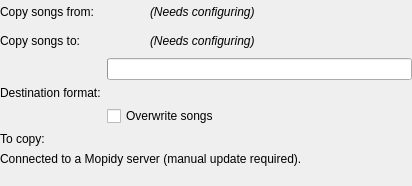
<?xml version="1.0" encoding="UTF-8"?>
<ui version="4.0">
 <class>ActionDialog</class>
 <widget class="QWidget" name="ActionDialog">
  <property name="geometry">
   <rect>
    <x>0</x>
    <y>0</y>
    <width>412</width>
    <height>186</height>
   </rect>
  </property>
  <layout class="QVBoxLayout" name="verticalLayout">
   <property name="leftMargin">
    <number>0</number>
   </property>
   <property name="topMargin">
    <number>0</number>
   </property>
   <property name="rightMargin">
    <number>0</number>
   </property>
   <property name="bottomMargin">
    <number>0</number>
   </property>
   <item>
    <widget class="QStackedWidget" name="stack">
     <property name="currentIndex">
      <number>0</number>
     </property>
     <widget class="QWidget" name="page">
      <layout class="QFormLayout" name="formLayout">
       <property name="fieldGrowthPolicy">
        <enum>QFormLayout::AllNonFixedFieldsGrow</enum>
       </property>
       <property name="leftMargin">
        <number>0</number>
       </property>
       <property name="topMargin">
        <number>0</number>
       </property>
       <property name="rightMargin">
        <number>0</number>
       </property>
       <property name="bottomMargin">
        <number>0</number>
       </property>
       <item row="0" column="0">
        <widget class="QLabel" name="label">
         <property name="text">
          <string>Copy songs from:</string>
         </property>
        </widget>
       </item>
       <item row="0" column="1">
        <layout class="QHBoxLayout" name="horizontalLayout_4">
         <item>
          <widget class="QLabel" name="sourceLabel">
           <property name="text">
            <string/>
           </property>
          </widget>
         </item>
         <item>
          <widget class="QToolButton" name="configureSourceButton">
           <property name="toolTip">
            <string>Configure</string>
           </property>
           <property name="autoRaise">
            <bool>true</bool>
           </property>
          </widget>
         </item>
         <item>
          <widget class="QLabel" name="configureSourceLabel">
           <property name="font">
            <font>
             <italic>true</italic>
            </font>
           </property>
           <property name="text">
            <string>(Needs configuring)</string>
           </property>
          </widget>
         </item>
         <item>
          <spacer name="horizontalSpacer_2">
           <property name="orientation">
            <enum>Qt::Horizontal</enum>
           </property>
           <property name="sizeHint" stdset="0">
            <size>
             <width>40</width>
             <height>20</height>
            </size>
           </property>
          </spacer>
         </item>
        </layout>
       </item>
       <item row="1" column="0">
        <widget class="QLabel" name="label_3">
         <property name="text">
          <string>Copy songs to:</string>
         </property>
        </widget>
       </item>
       <item row="1" column="1">
        <layout class="QHBoxLayout" name="horizontalLayout">
         <item>
          <widget class="QLabel" name="destinationLabel">
           <property name="text">
            <string/>
           </property>
          </widget>
         </item>
         <item>
          <widget class="QToolButton" name="configureDestButton">
           <property name="toolTip">
            <string>Configure</string>
           </property>
           <property name="autoRaise">
            <bool>true</bool>
           </property>
          </widget>
         </item>
         <item>
          <widget class="QLabel" name="configureDestLabel">
           <property name="font">
            <font>
             <italic>true</italic>
            </font>
           </property>
           <property name="text">
            <string>(Needs configuring)</string>
           </property>
          </widget>
         </item>
         <item>
          <spacer name="horizontalSpacer">
           <property name="orientation">
            <enum>Qt::Horizontal</enum>
           </property>
           <property name="sizeHint" stdset="0">
            <size>
             <width>40</width>
             <height>20</height>
            </size>
           </property>
          </spacer>
         </item>
        </layout>
       </item>
       <item row="2" column="1">
        <widget class="CapacityBar" name="capacity">
         <property name="sizePolicy">
          <sizepolicy hsizetype="MinimumExpanding" vsizetype="Fixed">
           <horstretch>0</horstretch>
           <verstretch>0</verstretch>
          </sizepolicy>
         </property>
        </widget>
       </item>
       <item row="3" column="0">
        <widget class="QLabel" name="codecLabel">
         <property name="text">
          <string>Destination format:</string>
         </property>
        </widget>
       </item>
       <item row="3" column="1">
        <widget class="QLabel" name="codec">
         <property name="text">
          <string/>
         </property>
        </widget>
       </item>
       <item row="4" column="1">
        <widget class="QCheckBox" name="overwrite">
         <property name="text">
          <string>Overwrite songs</string>
         </property>
        </widget>
       </item>
       <item row="5" column="0">
        <widget class="QLabel" name="songCountLabel">
         <property name="text">
          <string>To copy:</string>
         </property>
        </widget>
       </item>
       <item row="5" column="1">
        <widget class="UrlLabel" name="songCount">
         <property name="sizePolicy">
          <sizepolicy hsizetype="Maximum" vsizetype="Preferred">
           <horstretch>0</horstretch>
           <verstretch>0</verstretch>
          </sizepolicy>
         </property>
        </widget>
       </item>
       <item row="6" column="0" colspan="2">
        <widget class="UrlNoteLabel" name="mopidyNote">
         <property name="text">
          <string>Connected to a Mopidy server (manual update required).</string>
         </property>
        </widget>
       </item>
      </layout>
     </widget>
     <widget class="QWidget" name="page_3">
      <layout class="QHBoxLayout" name="horizontalLayout_2">
       <property name="leftMargin">
        <number>0</number>
       </property>
       <property name="topMargin">
        <number>0</number>
       </property>
       <property name="rightMargin">
        <number>0</number>
       </property>
       <property name="bottomMargin">
        <number>0</number>
       </property>
       <item>
        <widget class="QLabel" name="errorIcon">
         <property name="sizePolicy">
          <sizepolicy hsizetype="Fixed" vsizetype="Fixed">
           <horstretch>0</horstretch>
           <verstretch>0</verstretch>
          </sizepolicy>
         </property>
         <property name="minimumSize">
          <size>
           <width>64</width>
           <height>64</height>
          </size>
         </property>
         <property name="maximumSize">
          <size>
           <width>64</width>
           <height>64</height>
          </size>
         </property>
        </widget>
       </item>
       <item>
        <spacer name="horizontalSpacer_3">
         <property name="orientation">
          <enum>Qt::Horizontal</enum>
         </property>
         <property name="sizeType">
          <enum>QSizePolicy::Fixed</enum>
         </property>
         <property name="sizeHint" stdset="0">
          <size>
           <width>16</width>
           <height>20</height>
          </size>
         </property>
        </spacer>
       </item>
       <item>
        <widget class="SplitLabelWidget" name="errorText"/>
       </item>
      </layout>
     </widget>
     <widget class="QWidget" name="page_4">
      <layout class="QHBoxLayout" name="horizontalLayout_3">
       <property name="leftMargin">
        <number>0</number>
       </property>
       <property name="topMargin">
        <number>0</number>
       </property>
       <property name="rightMargin">
        <number>0</number>
       </property>
       <property name="bottomMargin">
        <number>0</number>
       </property>
       <item>
        <widget class="QLabel" name="skipIcon">
         <property name="sizePolicy">
          <sizepolicy hsizetype="Fixed" vsizetype="Fixed">
           <horstretch>0</horstretch>
           <verstretch>0</verstretch>
          </sizepolicy>
         </property>
         <property name="minimumSize">
          <size>
           <width>64</width>
           <height>64</height>
          </size>
         </property>
         <property name="maximumSize">
          <size>
           <width>64</width>
           <height>64</height>
          </size>
         </property>
        </widget>
       </item>
       <item>
        <spacer name="horizontalSpacer_4">
         <property name="orientation">
          <enum>Qt::Horizontal</enum>
         </property>
         <property name="sizeType">
          <enum>QSizePolicy::Fixed</enum>
         </property>
         <property name="sizeHint" stdset="0">
          <size>
           <width>16</width>
           <height>20</height>
          </size>
         </property>
        </spacer>
       </item>
       <item>
        <widget class="SplitLabelWidget" name="skipText"/>
       </item>
      </layout>
     </widget>
     <widget class="QWidget" name="page_2">
      <layout class="QGridLayout" name="gridLayout">
       <property name="leftMargin">
        <number>0</number>
       </property>
       <property name="topMargin">
        <number>0</number>
       </property>
       <property name="rightMargin">
        <number>0</number>
       </property>
       <property name="bottomMargin">
        <number>0</number>
       </property>
       <item row="0" column="0">
        <widget class="ActionLabel" name="actionLabel">
         <property name="sizePolicy">
          <sizepolicy hsizetype="Fixed" vsizetype="Fixed">
           <horstretch>0</horstretch>
           <verstretch>0</verstretch>
          </sizepolicy>
         </property>
         <property name="minimumSize">
          <size>
           <width>64</width>
           <height>64</height>
          </size>
         </property>
         <property name="maximumSize">
          <size>
           <width>64</width>
           <height>64</height>
          </size>
         </property>
        </widget>
       </item>
       <item row="0" column="1">
        <spacer name="horizontalSpacer_5">
         <property name="orientation">
          <enum>Qt::Horizontal</enum>
         </property>
         <property name="sizeType">
          <enum>QSizePolicy::Fixed</enum>
         </property>
         <property name="sizeHint" stdset="0">
          <size>
           <width>16</width>
           <height>20</height>
          </size>
         </property>
        </spacer>
       </item>
       <item row="0" column="2">
        <widget class="SplitLabelWidget" name="progressLabel"/>
       </item>
       <item row="1" column="0" colspan="3">
        <widget class="QProgressBar" name="progressBar">
         <property name="value">
          <number>24</number>
         </property>
        </widget>
       </item>
      </layout>
     </widget>
    </widget>
   </item>
  </layout>
 </widget>
 <customwidgets>
  <customwidget>
   <class>CapacityBar</class>
   <extends>QProgressBar</extends>
   <header>support/capacitybar.h</header>
  </customwidget>
  <customwidget>
   <class>ActionLabel</class>
   <extends>QLabel</extends>
   <header>widgets/actionlabel.h</header>
  </customwidget>
  <customwidget>
   <class>UrlLabel</class>
   <extends>QLabel</extends>
   <header>support/urllabel.h</header>
  </customwidget>
  <customwidget>
   <class>UrlNoteLabel</class>
   <extends>QLabel</extends>
   <header>widgets/notelabel.h</header>
  </customwidget>
  <customwidget>
   <class>SplitLabelWidget</class>
   <extends>QLabel</extends>
   <header>devices/splitlabelwidget.h</header>
  </customwidget>
 </customwidgets>
 <tabstops>
  <tabstop>configureDestButton</tabstop>
  <tabstop>overwrite</tabstop>
 </tabstops>
 <resources/>
 <connections/>
</ui>
